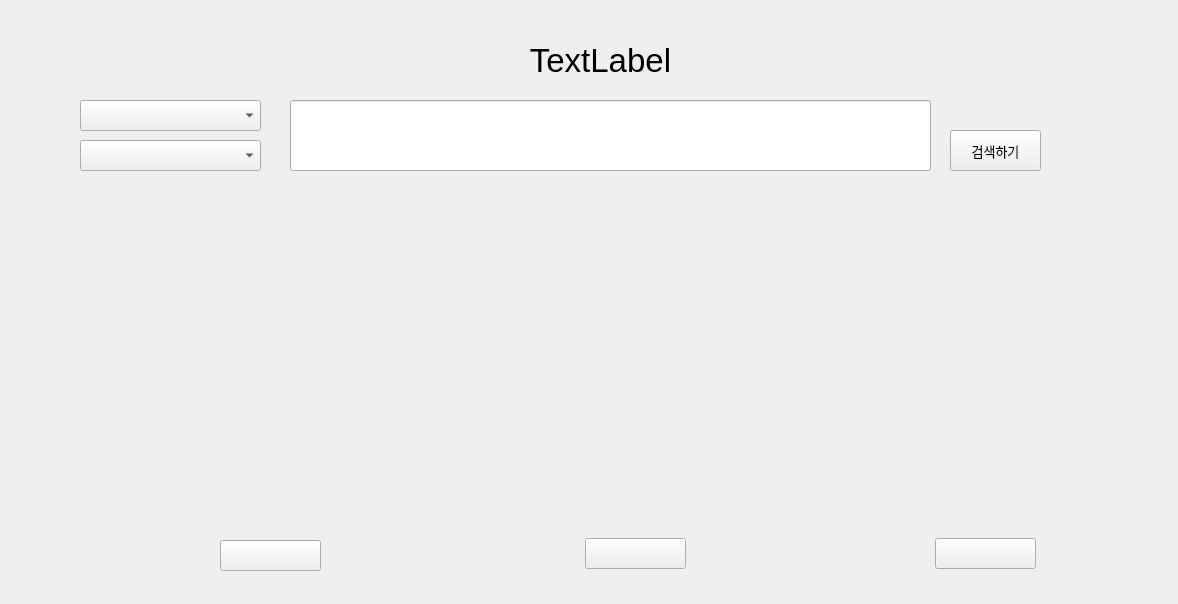
<?xml version="1.0" encoding="UTF-8"?>
<ui version="4.0">
 <class>Form</class>
 <widget class="QWidget" name="Form">
  <property name="geometry">
   <rect>
    <x>0</x>
    <y>0</y>
    <width>1178</width>
    <height>604</height>
   </rect>
  </property>
  <property name="font">
   <font>
    <pointsize>20</pointsize>
   </font>
  </property>
  <property name="windowTitle">
   <string>Form</string>
  </property>
  <widget class="QComboBox" name="category_box">
   <property name="geometry">
    <rect>
     <x>80</x>
     <y>100</y>
     <width>181</width>
     <height>31</height>
    </rect>
   </property>
   <property name="font">
    <font>
     <pointsize>13</pointsize>
    </font>
   </property>
  </widget>
  <widget class="QLabel" name="product_lbl">
   <property name="geometry">
    <rect>
     <x>130</x>
     <y>40</y>
     <width>941</width>
     <height>41</height>
    </rect>
   </property>
   <property name="font">
    <font>
     <pointsize>25</pointsize>
    </font>
   </property>
   <property name="text">
    <string>TextLabel</string>
   </property>
   <property name="alignment">
    <set>Qt::AlignCenter</set>
   </property>
  </widget>
  <widget class="QLabel" name="img_lbl_1">
   <property name="geometry">
    <rect>
     <x>70</x>
     <y>290</y>
     <width>241</width>
     <height>231</height>
    </rect>
   </property>
   <property name="text">
    <string/>
   </property>
  </widget>
  <widget class="QPushButton" name="buy_btn_1">
   <property name="geometry">
    <rect>
     <x>220</x>
     <y>540</y>
     <width>101</width>
     <height>31</height>
    </rect>
   </property>
   <property name="font">
    <font>
     <pointsize>15</pointsize>
    </font>
   </property>
   <property name="text">
    <string/>
   </property>
  </widget>
  <widget class="QLabel" name="prod_lbl_1">
   <property name="geometry">
    <rect>
     <x>65</x>
     <y>542</y>
     <width>141</width>
     <height>41</height>
    </rect>
   </property>
   <property name="font">
    <font>
     <pointsize>10</pointsize>
    </font>
   </property>
   <property name="text">
    <string/>
   </property>
  </widget>
  <widget class="QPushButton" name="buy_btn_2">
   <property name="geometry">
    <rect>
     <x>585</x>
     <y>538</y>
     <width>101</width>
     <height>31</height>
    </rect>
   </property>
   <property name="font">
    <font>
     <pointsize>15</pointsize>
    </font>
   </property>
   <property name="text">
    <string/>
   </property>
  </widget>
  <widget class="QLabel" name="img_lbl_2">
   <property name="geometry">
    <rect>
     <x>435</x>
     <y>288</y>
     <width>241</width>
     <height>231</height>
    </rect>
   </property>
   <property name="text">
    <string/>
   </property>
  </widget>
  <widget class="QLabel" name="prod_lbl_2">
   <property name="geometry">
    <rect>
     <x>430</x>
     <y>540</y>
     <width>141</width>
     <height>31</height>
    </rect>
   </property>
   <property name="font">
    <font>
     <pointsize>10</pointsize>
    </font>
   </property>
   <property name="text">
    <string/>
   </property>
  </widget>
  <widget class="QPushButton" name="buy_btn_3">
   <property name="geometry">
    <rect>
     <x>935</x>
     <y>538</y>
     <width>101</width>
     <height>31</height>
    </rect>
   </property>
   <property name="font">
    <font>
     <pointsize>15</pointsize>
    </font>
   </property>
   <property name="text">
    <string/>
   </property>
  </widget>
  <widget class="QLabel" name="img_lbl_3">
   <property name="geometry">
    <rect>
     <x>785</x>
     <y>288</y>
     <width>241</width>
     <height>231</height>
    </rect>
   </property>
   <property name="text">
    <string/>
   </property>
  </widget>
  <widget class="QLabel" name="prod_lbl_3">
   <property name="geometry">
    <rect>
     <x>780</x>
     <y>540</y>
     <width>141</width>
     <height>31</height>
    </rect>
   </property>
   <property name="font">
    <font>
     <pointsize>10</pointsize>
    </font>
   </property>
   <property name="text">
    <string/>
   </property>
  </widget>
  <widget class="QLabel" name="warning_word">
   <property name="geometry">
    <rect>
     <x>300</x>
     <y>250</y>
     <width>471</width>
     <height>151</height>
    </rect>
   </property>
   <property name="font">
    <font>
     <pointsize>30</pointsize>
    </font>
   </property>
   <property name="text">
    <string/>
   </property>
   <property name="alignment">
    <set>Qt::AlignCenter</set>
   </property>
  </widget>
  <widget class="QLabel" name="search_lbl">
   <property name="geometry">
    <rect>
     <x>320</x>
     <y>100</y>
     <width>501</width>
     <height>41</height>
    </rect>
   </property>
   <property name="text">
    <string/>
   </property>
   <property name="alignment">
    <set>Qt::AlignCenter</set>
   </property>
  </widget>
  <widget class="QLineEdit" name="le_keyword">
   <property name="geometry">
    <rect>
     <x>290</x>
     <y>100</y>
     <width>641</width>
     <height>71</height>
    </rect>
   </property>
  </widget>
  <widget class="QPushButton" name="btn_recommend">
   <property name="geometry">
    <rect>
     <x>950</x>
     <y>130</y>
     <width>91</width>
     <height>41</height>
    </rect>
   </property>
   <property name="font">
    <font>
     <pointsize>10</pointsize>
    </font>
   </property>
   <property name="text">
    <string>검색하기</string>
   </property>
  </widget>
  <widget class="QComboBox" name="product_box">
   <property name="geometry">
    <rect>
     <x>80</x>
     <y>140</y>
     <width>181</width>
     <height>31</height>
    </rect>
   </property>
   <property name="font">
    <font>
     <pointsize>10</pointsize>
    </font>
   </property>
  </widget>
  <widget class="QLabel" name="label">
   <property name="geometry">
    <rect>
     <x>290</x>
     <y>170</y>
     <width>321</width>
     <height>21</height>
    </rect>
   </property>
   <property name="font">
    <font>
     <pointsize>15</pointsize>
    </font>
   </property>
   <property name="text">
    <string/>
   </property>
  </widget>
 </widget>
 <resources/>
 <connections/>
</ui>
